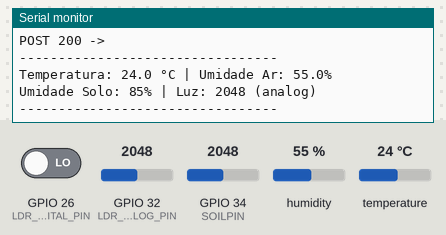
Simulated run of this sketch. Board: ESP32. On the bench: the last lines printed to the serial monitor. Inputs (shaded band) come from the test bench; at power-on: humidity 55 %, GPIO 32 (LDR_ANALOG_PIN) = 2048, GPIO 34 (SOILPIN) = 2048, temperature 24 °C, GPIO 26 (LDR_DIGITAL_PIN) LOW. WiFi joins after 1.5 s; servers stay silent unless stated; uploads are accepted with an empty reply.

Above: at 2.7 s.
2.8 s: humidity set to 22 %
At 7.5 s:
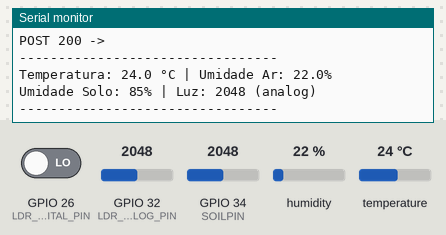
8.8 s: GPIO 32 (LDR_ANALOG_PIN) set to 2866
At 12.5 s:
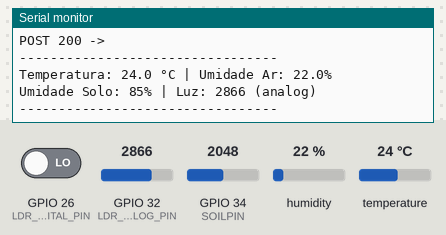
14.8 s: GPIO 34 (SOILPIN) set to 2866
At 17.5 s:
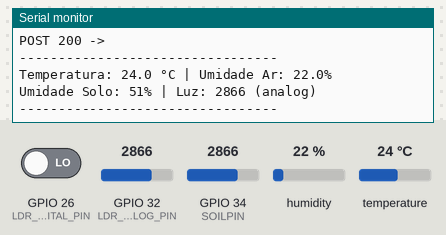
20.8 s: temperature set to 12 °C
At 22.5 s:
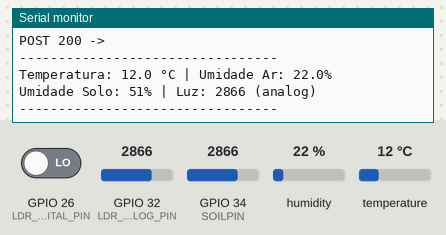
26.8 s: GPIO 32 (LDR_ANALOG_PIN) set to 3972
At 32.5 s:
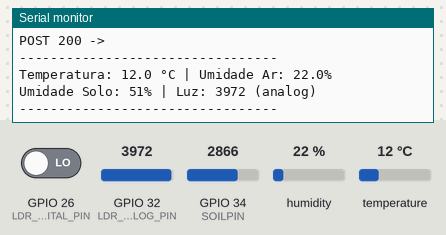
32.8 s: GPIO 34 (SOILPIN) set to 3972
At 37.5 s:
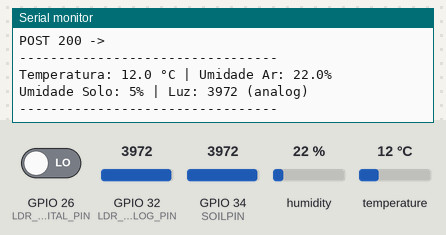
Timing chart, 0 to 39.0 s (numbered marks = the images above; inputs shaded):
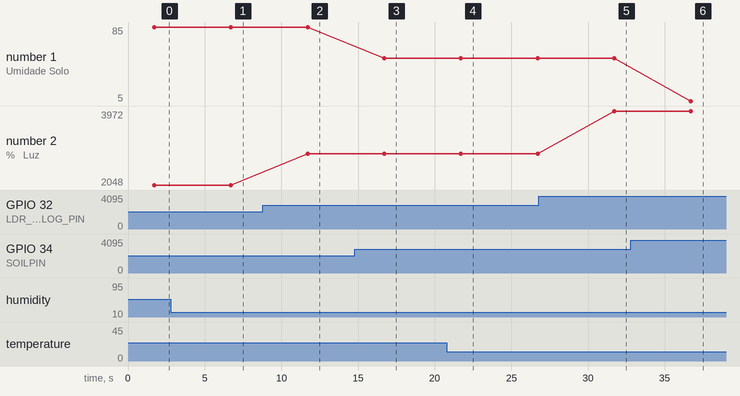

Measured:
- after the input at 2.8 s, the serial monitor: prints a new line after 3.9 s (image 1)
- after the input at 8.8 s, the serial monitor: prints a new line after 2.9 s (image 2)
- after the input at 14.8 s, the serial monitor: prints a new line after 1.9 s (image 3)
- after the input at 20.8 s, the serial monitor: prints a new line after 0.91 s (image 4)
- after the input at 26.8 s, the serial monitor: prints a new line after 4.9 s (image 5)
- after the input at 32.8 s, the serial monitor: prints a new line after 3.9 s (image 6)
- plotted number 1: 85 → 51 after the input at 14.8 s, 51 → 5 after the input at 32.8 s
- plotted number 2: 2048 → 2866 after the input at 8.8 s, 2866 → 3972 after the input at 26.8 s

The sketch:

projeto_estufa.ino
```cpp
// =================================================================
// INCLUSÃO DE BIBLIOTECAS
// =================================================================
#include <WiFi.h>
#include <HTTPClient.h>
#include "DHT.h"

// =================================================================
// CONFIGURAÇÃO DE WIFI E FIREBASE
// =================================================================
#define WIFI_SSID ""
#define WIFI_PASSWORD ""
#define FIREBASE_HOST "" // sem https:// e sem / no final

// =================================================================
// DEFINIÇÃO DE PINOS
// =================================================================
#define DHTPIN 27
#define DHTTYPE DHT22
#define SOILPIN 34
#define LDR_DIGITAL_PIN 26
#define LDR_ANALOG_PIN 32

// =================================================================
// CALIBRAÇÃO E INTERVALOS
// =================================================================
int valorSoloSeco = 4095;
int valorSoloMolhado = 1700;
#define INTERVALO 5000 // 5 segundos entre leituras

// =================================================================
// OBJETOS GLOBAIS
// =================================================================
DHT dht(DHTPIN, DHTTYPE);
unsigned long delayIntervalo = 0;

// =================================================================
// SETUP
// =================================================================
void setup() {
  Serial.begin(115200);
  Serial.println("\n--- Iniciando Estação de Monitoramento Local ---");

  // --- Conexão Wi-Fi ---
  WiFi.begin(WIFI_SSID, WIFI_PASSWORD);
  Serial.print("Conectando ao Wi-Fi");
  while (WiFi.status() != WL_CONNECTED) {
    Serial.print(".");
    delay(300);
  }
  Serial.println("\nConectado com sucesso!");
  Serial.print("Endereço IP: ");
  Serial.println(WiFi.localIP());

  // --- Inicialização de sensores ---
  pinMode(LDR_DIGITAL_PIN, INPUT);
  dht.begin();
  delayIntervalo = millis() - INTERVALO;
}

// =================================================================
// LOOP PRINCIPAL
// =================================================================
void loop() {
  if ((millis() - delayIntervalo) >= INTERVALO) {
    delayIntervalo = millis();

    // --- 1. LEITURA DOS SENSORES ---
    float umidadeAr = dht.readHumidity();
    float temperatura = dht.readTemperature();
    int valorSolo = analogRead(SOILPIN);
    int valorLuzAnalogico = analogRead(LDR_ANALOG_PIN);
    int estadoLuzDigital = digitalRead(LDR_DIGITAL_PIN);

    if (isnan(umidadeAr) || isnan(temperatura)) {
      Serial.println("!!! Falha ao ler o sensor DHT22!");
      return;
    }

    // --- 2. PROCESSAMENTO DOS DADOS ---
    int umidadeSoloPorcentagem = map(valorSolo, valorSoloSeco, valorSoloMolhado, 0, 100);
    umidadeSoloPorcentagem = constrain(umidadeSoloPorcentagem, 0, 100);

    // --- 3. ENVIO PARA O FIREBASE ---
    if (WiFi.status() == WL_CONNECTED) {
      HTTPClient http;
      String url = String("https://") + FIREBASE_HOST + "/estufa.json"; // nó "estufa"
      http.begin(url);
      http.addHeader("Content-Type", "application/json");

      // Montar JSON com todos os sensores
      String payload = "{";
      payload += "\"temperatura\":" + String(temperatura, 1);
      payload += ",\"umidadeAr\":" + String(umidadeAr, 1);
      payload += ",\"umidadeSolo\":" + String(umidadeSoloPorcentagem);
      payload += ",\"luzAnalogica\":" + String(valorLuzAnalogico);
      payload += "}";

      int httpCode = http.POST(payload);

      if (httpCode > 0) {
        String resp = http.getString();
        Serial.printf("POST %d -> %s\n", httpCode, resp.c_str());
      } else {
        Serial.printf("Erro no POST: %d\n", httpCode);
      }

      http.end();
    } else {
      Serial.println("WiFi desconectado.");
    }

    // --- 4. EXIBIÇÃO LOCAL ---
    Serial.println("---------------------------------");
    Serial.printf("Temperatura: %.1f °C | Umidade Ar: %.1f%%\n", temperatura, umidadeAr);
    Serial.printf("Umidade Solo: %d%% | Luz: %d (analog)\n", umidadeSoloPorcentagem, valorLuzAnalogico);
    Serial.println("---------------------------------");
  }
}
```
